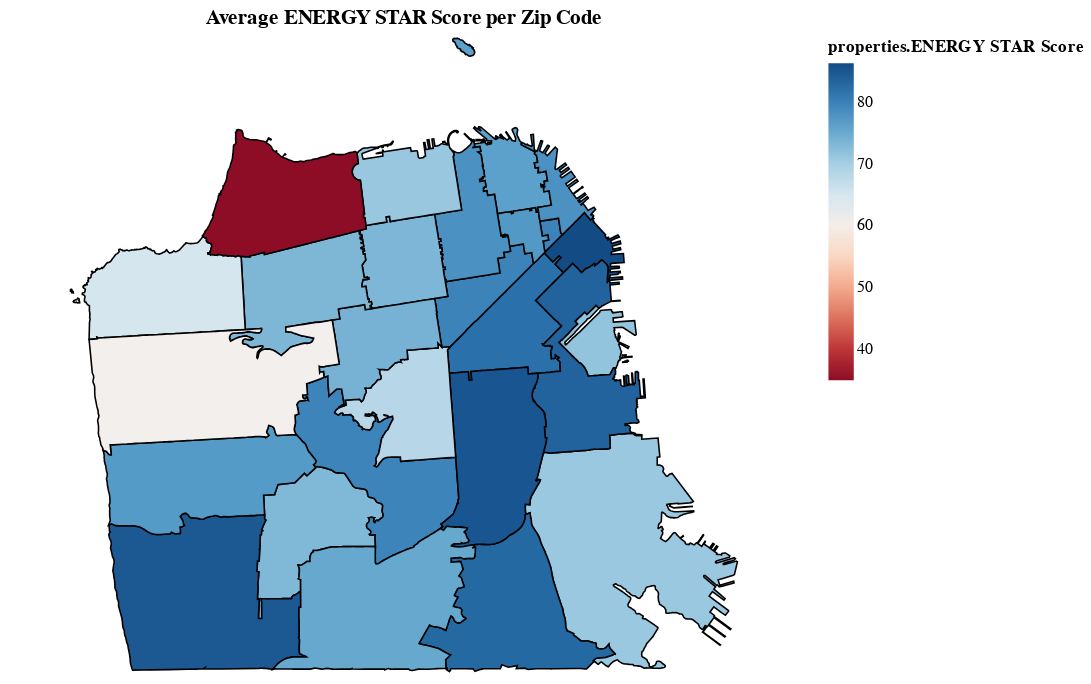

Notebook code for this chart:
### Code cell
colormap = plt.cm.get_cmap('tab20')

def plot_average_score_by_property_type(postal_code):
    data = final_average_scores[final_average_scores['Postal Code'] == postal_code]
    fig, ax = plt.subplots(figsize=(5, 4))

    num_bars = len(data)
    colors = [colormap(i % num_bars) for i in range(num_bars)]
    bars = ax.bar(data['Property Type'], data['Average Score'], color=colors)

    plt.title(f'Average Score per Property Type for Postal Code {postal_code}')
    plt.xlabel('Property Type')
    plt.ylabel('Average Score')
    plt.xticks(rotation=45)
    plt.tight_layout()

    plt.show()

postal_code_dropdown = widgets.Dropdown(
    options=final_average_scores['Postal Code'].unique(),
    description='Postal Code:',
)

energymap_plot = create_energymap_plot(final_average_scores, gdf)
energymap_plot.display()

interact(plot_average_score_by_property_type, postal_code=postal_code_dropdown)

### Figure 1 — Vega-Lite specification as saved in the notebook (floating-point values rounded to 4 significant figures; data arrays with more than 128 entries replaced by an {"elided": "..."} marker saying what was removed)
{"config": {"view": {"continuousWidth": 300, "continuousHeight": 300}}, "data": {"values": [{"id": "0", "type": "Feature", "properties": {"zip_code": "94124", "zip": "94124", "st_area_sh": "135725759.511", "sqmi": "4.87", "state": "CA", "pop10_sqmi": "7645.4", "st_length_": "112600.382071", "objectid": "55", "po_name": "San Francisco", "pop2010": "37233", "id": "94124", "multigeom": "false", "Postal Code": "94124", "ENERGY STAR Score": 71.17}, "geometry": {"type": "Polygon", "coordinates": {"elided": "1x1180x2 float values"}}}, {"id": "1", "type": "Feature", "properties": {"zip_code": "94127", "zip": "94127", "st_area_sh": "47329282.5099", "sqmi": "1.7", "state": "CA", "pop10_sqmi": "11244.7", "st_length_": "37576.3897137", "objectid": "56", "po_name": "San Francisco", "pop2010": "19116", "id": "94127", "multigeom": "false", "Postal Code": "94127", "ENERGY STAR Score": 73.25}, "geometry": {"type": "Polygon", "coordinates": {"elided": "1x571x2 float values"}}}, {"id": "2", "type": "Feature", "properties": {"zip_code": "94131", "zip": "94131", "st_area_sh": "60629097.8877", "sqmi": "2.17", "state": "CA", "pop10_sqmi": "11153.0", "st_length_": "55831.4693466", "objectid": "57", "po_name": "San Francisco", "pop2010": "24202", "id": "94131", "multigeom": "false", "Postal Code": "94131", "ENERGY STAR Score": 79.67}, "geometry": {"type": "Polygon", "coordinates": {"elided": "1x853x2 float values"}}}, {"id": "3", "type": "Feature", "properties": {"zip_code": "94133", "zip": "94133", "st_area_sh": "20409077.9589", "sqmi": "0.73", "state": "CA", "pop10_sqmi": "34200.0", "st_length_": "39351.7196004", "objectid": "59", "po_name": "San Francisco", "pop2010": "24966", "id": "94133", "multigeom": "true", "Postal Code": "94133", "ENERGY STAR Score": 76.08}, "geometry": {"type": "Polygon", "coordinates": {"elided": "1x378x2 float values"}}}, {"id": "4", "type": "Feature", "properties": {"zip_code": "94132", "zip": "94132", "st_area_sh": "112320843.709", "sqmi": "4.19", "state": "CA", "pop10_sqmi": "6440.6", "st_length_": "53343.4029918", "objectid": "58", "po_name": "San Francisco", "pop2010": "26986", "id": "94132", "multigeom": "false", "Postal Code": "94132", "ENERGY STAR Score": 84.7}, "geometry": {"type": "Polygon", "coordinates": {"elided": "1x495x2 float values"}}}, {"id": "5", "type": "Feature", "properties": {"zip_code": "94133", "zip": "94133", "st_area_sh": "20409077.9589", "sqmi": "0.73", "state": "CA", "pop10_sqmi": "34200.0", "st_length_": "39351.7196004", "objectid": "59", "po_name": "San Francisco", "pop2010": "24966", "id": "94133", "multigeom": "true", "Postal Code": "94133", "ENERGY STAR Score": 76.08}, "geometry": {"type": "Polygon", "coordinates": {"elided": "1x262x2 float values"}}}, {"id": "6", "type": "Feature", "properties": {"zip_code": "94134", "zip": "94134", "st_area_sh": "71754479.4126", "sqmi": "2.57", "state": "CA", "pop10_sqmi": "14058.0", "st_length_": "49280.0663479", "objectid": "60", "po_name": "San Francisco", "pop2010": "36129", "id": "94134", "multigeom": "false", "Postal Code": "94134", "ENERGY STAR Score": 82.91}, "geometry": {"type": "Polygon", "coordinates": {"elided": "1x501x2 float values"}}}, {"id": "7", "type": "Feature", "properties": {"zip_code": "94102", "zip": "94102", "st_area_sh": "18949880.4889", "sqmi": "0.68", "state": "CA", "pop10_sqmi": "59770.6", "st_length_": "23763.5377913", "objectid": "62", "po_name": "San Francisco", "pop2010": "40644", "id": "94102", "multigeom": "false", "Postal Code": "94102", "ENERGY STAR Score": 79.82}, "geometry": {"type": "Polygon", "coordinates": {"elided": "1x156x2 float values"}}}, {"id": "8", "type": "Feature", "properties": {"zip_code": "94158", "zip": "94158", "st_area_sh": "13809547.9654", "sqmi": "0.5", "state": "CA", "pop10_sqmi": "9522.0", "st_length_": "33679.7961734", "objectid": "61", "po_name": "San Francisco", "pop2010": "4761", "id": "94158", "multigeom": "true", "Postal Code": "94158", "ENERGY STAR Score": 71.71}, "geometry": {"type": "Polygon", "coordinates": {"elided": "1x309x2 float values"}}}, {"id": "9", "type": "Feature", "properties": {"zip_code": "94158", "zip": "94158", "st_area_sh": "13809547.9654", "sqmi": "0.5", "state": "CA", "pop10_sqmi": "9522.0", "st_length_": "33679.7961734", "objectid": "61", "po_name": "San Francisco", "pop2010": "4761", "id": "94158", "multigeom": "true", "Postal Code": "94158", "ENERGY STAR Score": 71.71}, "geometry": {"type": "Polygon", "coordinates": [[[-122.4, 37.77], [-122.4, 37.77], [-122.4, 37.77], [-122.4, 37.77], [-122.4, 37.77], [-122.4, 37.77], [-122.4, 37.77], [-122.4, 37.77], [-122.4, 37.77], [-122.4, 37.77], [-122.4, 37.77], [-122.4, 37.77], [-122.4, 37.77], [-122.4, 37.77], [-122.4, 37.77], [-122.4, 37.77], [-122.4, 37.77], [-122.4, 37.77], [-122.4, 37.77], [-122.4, 37.77], [-122.4, 37.77], [-122.4, 37.77], [-122.4, 37.77], [-122.4, 37.77], [-122.4, 37.77], [-122.4, 37.77], [-122.4, 37.77], [-122.4, 37.77], [-122.4, 37.77], [-122.4, 37.77], [-122.4, 37.77]]]}}, {"id": "10", "type": "Feature", "properties": {"zip_code": "94158", "zip": "94158", "st_area_sh": "13809547.9654", "sqmi": "0.5", "state": "CA", "pop10_sqmi": "9522.0", "st_length_": "33679.7961734", "objectid": "61", "po_name": "San Francisco", "pop2010": "4761", "id": "94158", "multigeom": "true", "Postal Code": "94158", "ENERGY STAR Score": 71.71}, "geometry": {"type": "Polygon", "coordinates": [[[-122.4, 37.77], [-122.4, 37.77], [-122.4, 37.77], [-122.4, 37.77], [-122.4, 37.77], [-122.4, 37.77], [-122.4, 37.77], [-122.4, 37.77], [-122.4, 37.77], [-122.4, 37.77], [-122.4, 37.77], [-122.4, 37.77], [-122.4, 37.77], [-122.4, 37.77], [-122.4, 37.77], [-122.4, 37.77], [-122.4, 37.77], [-122.4, 37.77], [-122.4, 37.77], [-122.4, 37.77], [-122.4, 37.77], [-122.4, 37.77], [-122.4, 37.77], [-122.4, 37.77], [-122.4, 37.77], [-122.4, 37.77], [-122.4, 37.77], [-122.4, 37.77], [-122.4, 37.77], [-122.4, 37.77], [-122.4, 37.77], [-122.4, 37.77], [-122.4, 37.77], [-122.4, 37.77], [-122.4, 37.77]]]}}, {"id": "11", "type": "Feature", "properties": {"zip_code": "94103", "zip": "94103", "st_area_sh": "36991376.8234", "sqmi": "1.33", "state": "CA", "pop10_sqmi": "22830.1", "st_length_": "34436.8886518", "objectid": "63", "po_name": "San Francisco", "pop2010": "30364", "id": "94103", "multigeom": "false", "Postal Code": "94103", "ENERGY STAR Score": 81.98}, "geometry": {"type": "Polygon", "coordinates": {"elided": "1x249x2 float values"}}}, {"id": "12", "type": "Feature", "properties": {"zip_code": "94104", "zip": "94104", "st_area_sh": "2108890.9751", "sqmi": "0.08", "state": "CA", "pop10_sqmi": "19050.0", "st_length_": "7137.56140886", "objectid": "64", "po_name": "San Francisco", "pop2010": "1524", "id": "94104", "multigeom": "false", "Postal Code": "94104", "ENERGY STAR Score": 79.78}, "geometry": {"type": "Polygon", "coordinates": [[[-122.4, 37.79], [-122.4, 37.79], [-122.4, 37.79], [-122.4, 37.79], [-122.4, 37.79], [-122.4, 37.79], [-122.4, 37.79], [-122.4, 37.79], [-122.4, 37.79], [-122.4, 37.79], [-122.4, 37.79], [-122.4, 37.79], [-122.4, 37.79], [-122.4, 37.79], [-122.4, 37.79], [-122.4, 37.79], [-122.4, 37.79], [-122.4, 37.79], [-122.4, 37.79], [-122.4, 37.79], [-122.4, 37.79], [-122.4, 37.79], [-122.4, 37.79], [-122.4, 37.79], [-122.4, 37.79], [-122.4, 37.79], [-122.4, 37.79], [-122.4, 37.79], [-122.4, 37.79], [-122.4, 37.79], [-122.4, 37.79], [-122.4, 37.79], [-122.4, 37.79], [-122.4, 37.79], [-122.4, 37.79], [-122.4, 37.79], [-122.4, 37.79], [-122.4, 37.79], [-122.4, 37.79], [-122.4, 37.79], [-122.4, 37.79], [-122.4, 37.79], [-122.4, 37.79], [-122.4, 37.79], [-122.4, 37.79], [-122.4, 37.79], [-122.4, 37.79], [-122.4, 37.79], [-122.4, 37.79], [-122.4, 37.79]]]}}, {"id": "13", "type": "Feature", "properties": {"zip_code": "94105", "zip": "94105", "st_area_sh": "12452490.4568", "sqmi": "0.45", "state": "CA", "pop10_sqmi": "46226.7", "st_length_": "27010.0718157", "objectid": "65", "po_name": "San Francisco", "pop2010": "20802", "id": "94105", "multigeom": "false", "Postal Code": "94105", "ENERGY STAR Score": 86.27}, "geometry": {"type": "Polygon", "coordinates": {"elided": "1x214x2 float values"}}}, {"id": "14", "type": "Feature", "properties": {"zip_code": "94107", "zip": "94107", "st_area_sh": "51796631.2542", "sqmi": "1.86", "state": "CA", "pop10_sqmi": "7084.9", "st_length_": "67904.5590426", "objectid": "66", "po_name": "San Francisco", "pop2010": "13178", "id": "94107", "multigeom": "false", "Postal Code": "94107", "ENERGY STAR Score": 83.54}, "geometry": {"type": "Polygon", "coordinates": {"elided": "1x681x2 float values"}}}, {"id": "15", "type": "Feature", "properties": {"zip_code": "94108", "zip": "94108", "st_area_sh": "7716972.44476", "sqmi": "0.28", "state": "CA", "pop10_sqmi": "43939.3", "st_length_": "14678.7216111", "objectid": "67", "po_name": "San Francisco", "pop2010": "12303", "id": "94108", "multigeom": "false", "Postal Code": "94108", "ENERGY STAR Score": 77.11}, "geometry": {"type": "Polygon", "coordinates": {"elided": "1x114x2 float values"}}}, {"id": "16", "type": "Feature", "properties": {"zip_code": "94109", "zip": "94109", "st_area_sh": "28753732.8835", "sqmi": "1.03", "state": "CA", "pop10_sqmi": "49731.1", "st_length_": "34445.5031034", "objectid": "68", "po_name": "San Francisco", "pop2010": "51223", "id": "94109", "multigeom": "false", "Postal Code": "94109", "ENERGY STAR Score": 78.05}, "geometry": {"type": "Polygon", "coordinates": {"elided": "1x347x2 float values"}}}, {"id": "17", "type": "Feature", "properties": {"zip_code": "94110", "zip": "94110", "st_area_sh": "67005804.5792", "sqmi": "2.4", "state": "CA", "pop10_sqmi": "27982.9", "st_length_": "41577.3617598", "objectid": "69", "po_name": "San Francisco", "pop2010": "67159", "id": "94110", "multigeom": "false", "Postal Code": "94110", "ENERGY STAR Score": 85.09}, "geometry": {"type": "Polygon", "coordinates": {"elided": "1x424x2 float values"}}}, {"id": "18", "type": "Feature", "properties": {"zip_code": "94111", "zip": "94111", "st_area_sh": "11180645.3747", "sqmi": "0.4", "state": "CA", "pop10_sqmi": "11315.0", "st_length_": "39892.4167107", "objectid": "70", "po_name": "San Francisco", "pop2010": "4526", "id": "94111", "multigeom": "false", "Postal Code": "94111", "ENERGY STAR Score": 78.01}, "geometry": {"type": "Polygon", "coordinates": {"elided": "1x319x2 float values"}}}, {"id": "19", "type": "Feature", "properties": {"zip_code": "94112", "zip": "94112", "st_area_sh": "92107066.8894", "sqmi": "3.3", "state": "CA", "pop10_sqmi": "25086.1", "st_length_": "58124.6136064", "objectid": "71", "po_name": "San Francisco", "pop2010": "82784", "id": "94112", "multigeom": "false", "Postal Code": "94112", "ENERGY STAR Score": 75.2}, "geometry": {"type": "Polygon", "coordinates": {"elided": "1x613x2 float values"}}}, {"id": "20", "type": "Feature", "properties": {"zip_code": "94114", "zip": "94114", "st_area_sh": "40556112.3139", "sqmi": "1.46", "state": "CA", "pop10_sqmi": "21702.1", "st_length_": "39018.2624325", "objectid": "72", "po_name": "San Francisco", "pop2010": "31685", "id": "94114", "multigeom": "false", "Postal Code": "94114", "ENERGY STAR Score": 68.42}, "geometry": {"type": "Polygon", "coordinates": {"elided": "1x546x2 float values"}}}, {"id": "21", "type": "Feature", "properties": {"zip_code": "94115", "zip": "94115", "st_area_sh": "31308937.3773", "sqmi": "1.1", "state": "CA", "pop10_sqmi": "25896.4", "st_length_": "27447.1921268", "objectid": "73", "po_name": "San Francisco", "pop2010": "28486", "id": "94115", "multigeom": "false", "Postal Code": "94115", "ENERGY STAR Score": 73.46}, "geometry": {"type": "Polygon", "coordinates": {"elided": "1x306x2 float values"}}}, {"id": "22", "type": "Feature", "properties": {"zip_code": "94116", "zip": "94116", "st_area_sh": "72927701.0911", "sqmi": "2.62", "state": "CA", "pop10_sqmi": "16360.7", "st_length_": "42840.8670005", "objectid": "74", "po_name": "San Francisco", "pop2010": "42865", "id": "94116", "multigeom": "false", "Postal Code": "94116", "ENERGY STAR Score": 76.88}, "geometry": {"type": "Polygon", "coordinates": {"elided": "1x372x2 float values"}}}, {"id": "23", "type": "Feature", "properties": {"zip_code": "94117", "zip": "94117", "st_area_sh": "34652556.0687", "sqmi": "1.24", "state": "CA", "pop10_sqmi": "31598.4", "st_length_": "32771.7329497", "objectid": "75", "po_name": "San Francisco", "pop2010": "39182", "id": "94117", "multigeom": "false", "Postal Code": "94117", "ENERGY STAR Score": 73.93}, "geometry": {"type": "Polygon", "coordinates": {"elided": "1x283x2 float values"}}}, {"id": "24", "type": "Feature", "properties": {"zip_code": "94118", "zip": "94118", "st_area_sh": "50962918.9316", "sqmi": "1.86", "state": "CA", "pop10_sqmi": "20120.4", "st_length_": "45909.1066987", "objectid": "76", "po_name": "San Francisco", "pop2010": "37424", "id": "94118", "multigeom": "false", "Postal Code": "94118", "ENERGY STAR Score": 73.4}, "geometry": {"type": "Polygon", "coordinates": {"elided": "1x571x2 float values"}}}, {"id": "25", "type": "Feature", "properties": {"zip_code": "94121", "zip": "94121", "st_area_sh": "61048795.1867", "sqmi": "2.19", "state": "CA", "pop10_sqmi": "18809.6", "st_length_": "38505.9493811", "objectid": "77", "po_name": "San Francisco", "pop2010": "41193", "id": "94121", "multigeom": "true", "Postal Code": "94121", "ENERGY STAR Score": 65.27}, "geometry": {"type": "Polygon", "coordinates": {"elided": "1x1666x2 float values"}}}, {"id": "26", "type": "Feature", "properties": {"zip_code": "94121", "zip": "94121", "st_area_sh": "61048795.1867", "sqmi": "2.19", "state": "CA", "pop10_sqmi": "18809.6", "st_length_": "38505.9493811", "objectid": "77", "po_name": "San Francisco", "pop2010": "41193", "id": "94121", "multigeom": "true", "Postal Code": "94121", "ENERGY STAR Score": 65.27}, "geometry": {"type": "Polygon", "coordinates": [[[-122.5, 37.78], [-122.5, 37.78], [-122.5, 37.78], [-122.5, 37.78], [-122.5, 37.78], [-122.5, 37.78], [-122.5, 37.78], [-122.5, 37.78], [-122.5, 37.78], [-122.5, 37.78], [-122.5, 37.78], [-122.5, 37.78], [-122.5, 37.78], [-122.5, 37.78], [-122.5, 37.78], [-122.5, 37.78], [-122.5, 37.78], [-122.5, 37.78], [-122.5, 37.78], [-122.5, 37.78], [-122.5, 37.78], [-122.5, 37.78], [-122.5, 37.78], [-122.5, 37.78], [-122.5, 37.78], [-122.5, 37.78], [-122.5, 37.78], [-122.5, 37.78], [-122.5, 37.78], [-122.5, 37.78], [-122.5, 37.78], [-122.5, 37.78], [-122.5, 37.78], [-122.5, 37.78], [-122.5, 37.78], [-122.5, 37.78], [-122.5, 37.78], [-122.5, 37.78], [-122.5, 37.78], [-122.5, 37.78], [-122.5, 37.78], [-122.5, 37.78], [-122.5, 37.78]]]}}, {"id": "27", "type": "Feature", "properties": {"zip_code": "94121", "zip": "94121", "st_area_sh": "61048795.1867", "sqmi": "2.19", "state": "CA", "pop10_sqmi": "18809.6", "st_length_": "38505.9493811", "objectid": "77", "po_name": "San Francisco", "pop2010": "41193", "id": "94121", "multigeom": "true", "Postal Code": "94121", "ENERGY STAR Score": 65.27}, "geometry": {"type": "Polygon", "coordinates": [[[-122.5, 37.78], [-122.5, 37.78], [-122.5, 37.78], [-122.5, 37.78], [-122.5, 37.78], [-122.5, 37.78], [-122.5, 37.78], [-122.5, 37.78], [-122.5, 37.78], [-122.5, 37.78], [-122.5, 37.78], [-122.5, 37.78], [-122.5, 37.78], [-122.5, 37.78], [-122.5, 37.78], [-122.5, 37.78], [-122.5, 37.78], [-122.5, 37.78], [-122.5, 37.78], [-122.5, 37.78], [-122.5, 37.78], [-122.5, 37.78], [-122.5, 37.78], [-122.5, 37.78], [-122.5, 37.78], [-122.5, 37.78], [-122.5, 37.78], [-122.5, 37.78], [-122.5, 37.78], [-122.5, 37.78], [-122.5, 37.78], [-122.5, 37.78], [-122.5, 37.78], [-122.5, 37.78], [-122.5, 37.78], [-122.5, 37.78], [-122.5, 37.78], [-122.5, 37.78], [-122.5, 37.78], [-122.5, 37.78], [-122.5, 37.78], [-122.5, 37.78]]]}}, {"id": "28", "type": "Feature", "properties": {"zip_code": "94122", "zip": "94122", "st_area_sh": "110277643.358", "sqmi": "3.96", "state": "CA", "pop10_sqmi": "14156.8", "st_length_": "66303.4907696", "objectid": "78", "po_name": "San Francisco", "pop2010": "56061", "id": "94122", "multigeom": "false", "Postal Code": "94122", "ENERGY STAR Score": 60.56}, "geometry": {"type": "Polygon", "coordinates": {"elided": "1x615x2 float values"}}}, {"id": "29", "type": "Feature", "properties": {"zip_code": "94123", "zip": "94123", "st_area_sh": "31997584.4804", "sqmi": "1.14", "state": "CA", "pop10_sqmi": "19925.4", "st_length_": "39371.9256465", "objectid": "79", "po_name": "San Francisco", "pop2010": "22715", "id": "94123", "multigeom": "false", "Postal Code": "94123", "ENERGY STAR Score": 71.28}, "geometry": {"type": "Polygon", "coordinates": {"elided": "1x1091x2 float values"}}}, {"id": "30", "type": "Feature", "properties": {"zip_code": "94129", "zip": "94129", "st_area_sh": "65585454.6975", "sqmi": "2.35", "state": "CA", "pop10_sqmi": "1506.8", "st_length_": "39199.84053", "objectid": "80", "po_name": "San Francisco", "pop2010": "3541", "id": "94129", "multigeom": "false", "Postal Code": "94129", "ENERGY STAR Score": 35.0}, "geometry": {"type": "Polygon", "coordinates": {"elided": "1x2816x2 float values"}}}, {"id": "31", "type": "Feature", "properties": {"zip_code": "94130", "zip": "94130", "st_area_sh": "24766067.8965", "sqmi": "0.88", "state": "CA", "pop10_sqmi": "3272.7", "st_length_": "34634.5654965", "objectid": "81", "po_name": "San Francisco", "pop2010": "2880", "id": "94130", "multigeom": "false", "Postal Code": null, "ENERGY STAR Score": null}, "geometry": {"type": "Polygon", "coordinates": {"elided": "1x319x2 float values"}}}]}, "mark": {"type": "geoshape", "stroke": "black"}, "encoding": {"color": {"field": "properties.ENERGY STAR Score", "scale": {"scheme": "redblue"}, "type": "quantitative"}, "tooltip": [{"field": "properties.Postal Code", "title": "Postal Code", "type": "nominal"}, {"field": "properties.ENERGY STAR Score", "format": ".0f", "title": "ENERGY STAR Score", "type": "quantitative"}]}, "height": 400, "params": [{"name": "param_1", "select": {"type": "point", "fields": ["Postal Code"], "on": "click"}}], "projection": {"type": "mercator"}, "title": "Average ENERGY STAR Score per Zip Code", "width": 500, "$schema": "https://vega.github.io/schema/vega-lite/v5.16.3.json"}
